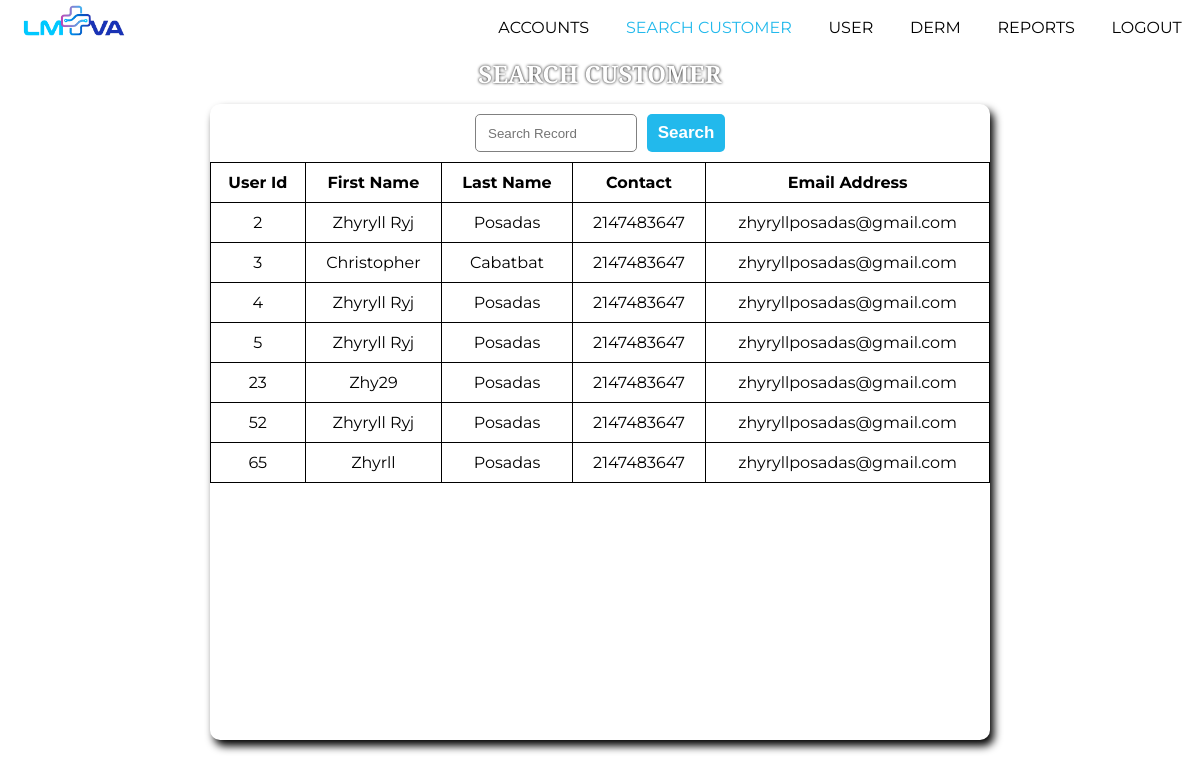
The app's page /adminSearch.php with its own data.
### tables this page shows
CREATE TABLE `registeredaccount` (
  `user_id` int(4) NOT NULL,
  `username` varchar(255) NOT NULL,
  `fname` varchar(255) NOT NULL,
  `lname` varchar(255) NOT NULL,
  `contact` int(4) NOT NULL,
  `email` varchar(255) NOT NULL,
  `password` varchar(255) NOT NULL
);

### adminSearch.php (the view, shortened to what this page needs)
<!DOCTYPE html>
<html lang="en">
<head>
    <link rel="stylesheet" href="style.css">
</head>
<body>
    <div class="adminHome">
        <div class="adminNav">
            <div class="adminLogo">
                <a href="adminHome.php"><img src="img/lmva-logo.png"></a>
            </div>
            <div class="adminLinks">
                <a href="adminHome.php" class="navigation">ACCOUNTS</a>
                <a href="adminSearch.php" class="navigation" style="color: #22b9ec">SEARCH CUSTOMER</a>
                <a href="adminUser.php" class="navigation">USER</a>
                <a href="adminDerm.php" class="navigation">DERM</a>
                <a href="adminReports.php" class="navigation">REPORTS</a>
                <a href="adminLogin.php" class="navigation">LOGOUT</a>
            </div>
        </div>
        <div class="administrator">
            <h2>SEARCH CUSTOMER</h2>
        </div>
    </div>
    <div class="adminBody">
        <form class="adminsTable" method="post">
            <div class="search">
                <input type="text" name="search-cus" placeholder="Search Record">
                <input type="submit" name="submit-cus" value="Search" class="submitCus">
            </div>
            <div class="searchTable">
                <table class="searchCustomer">
                        <tr style="font-weight: bold">
                            <td>User Id</td>
                            <td>First Name</td>
                            <td>Last Name</td>
                            <td>Contact</td>
                            <td>Email Address</td>
                        </tr>
                        <?php
                        include 'db/connection.php';
                        if(isset($_POST['submit-cus'])){
                            $select = mysqli_query($connection, "SELECT * FROM registeredaccount where user_id LIKE '%".$_POST['search-cus']."%' or fname LIKE '%".$_POST['search-cus']."%'
                            or lname LIKE '%".$_POST['search-cus']."%' or email LIKE '%".$_POST['search-cus']."%'");
                        }else{
                            $select = mysqli_query($connection, "SELECT * FROM registeredaccount");
                        }
                        while($result=mysqli_fetch_object($select)){
                        ?>
                        <tr>
                            <td><?=$result->user_id?></td>
                            <td><?=$result->fname?></td>
                            <td><?=$result->lname?></td>
                            <td><?=$result->contact?></td>
                            <td><?=$result->email?></td>
                        </tr>
                        <?php } ?>
                </table>
            </div>
        </form>
    </div>
</body>
</html>

### style.css (style rules this page uses)
body { padding: 0; margin: 0; font-family: 'Montserrat', sans-serif; }
.accRes, tr, td { border: 1px solid; padding: 10px; border-collapse: collapse; color: white; }
.adminHome { flex: 1; display: flex; flex-direction: column; }
.adminNav { background-color: #ffffff; flex: 1; display: flex; flex-direction: row; }
.adminLogo { flex: 1; display: flex; align-items: center; }
.adminLogo img { height: 50px; width: auto; filter: saturate(150%); margin-left: 20px; cursor: pointer; }
.adminLinks { flex: 1.5; display: flex; justify-content: space-around; align-items: center; }
.adminLinks a { padding: 10px; cursor: pointer; border-radius: 5px; color: black; text-decoration: none; font-family: 'Montserrat', sans-serif; }
.administrator { flex: 1; display: flex; justify-content: center; align-items: center; font-family: 'Inria Serif', serif; }
.administrator h2 { text-shadow: 0 0 3px black; line-height: 0; color: white; }
.adminBody { flex: 8; display: flex; justify-content: center; align-items: center; }
.adminsTable { background-color: #fff; width: 65%; height: 90%; border-radius: 10px; margin-top: -50px; display: flex; justify-content: center; align-items: center; flex-direction: column; box-shadow: 4px 6px 8px black; }
.search { flex: 1; border-radius: 10px 10px 0 0; justify-content: center; align-items: center; display: flex; width: 100%; }
.search input { border-radius: 5px; border: 1px solid gray; height: 60%; width: 20%; margin: 0 5px; text-indent: 10px; }
.search .submitCus { width: 10%; height: 65%; cursor: pointer; background-color: #22b9ec; color: white; font-size: 17px; font-weight: bold; border-radius: 5px; border: none; text-indent: 0; }
.searchTable { flex: 10; width: 100%; }
.searchTable table { width: 100%; }
.searchCustomer,tr,td { border: 1px solid; border-collapse: collapse; text-align: center; }
.searchCustomer tr td { color: black; }

### adminSearch.php (style rules this page uses)
body { padding: 0; margin: 0; height: 100vh; display: flex; flex-direction: column; background-size: cover; background-position: center; animation-name: animate; animation-direction: alternate-reverse; animation-duration: 30s; animation-fill-mode: forwards; animation-iteration-count: infinite; animation-play-state: running; animation-timing-function: ease-in-out; }

### records on screen
registeredaccount: user_id "2", fname "Zhyryll Ryj", lname "Posadas", contact "2147483647", email "zhyryllposadas@gmail.com"
registeredaccount: user_id "3", fname "Christopher", lname "Cabatbat", contact "2147483647", email "zhyryllposadas@gmail.com"
registeredaccount: user_id "4", fname "Zhyryll Ryj", lname "Posadas", contact "2147483647", email "zhyryllposadas@gmail.com"
registeredaccount: user_id "5", fname "Zhyryll Ryj", lname "Posadas", contact "2147483647", email "zhyryllposadas@gmail.com"
registeredaccount: user_id "23", fname "Zhy29", lname "Posadas", contact "2147483647", email "zhyryllposadas@gmail.com"
registeredaccount: user_id "52", fname "Zhyryll Ryj", lname "Posadas", contact "2147483647", email "zhyryllposadas@gmail.com"
registeredaccount: user_id "65", fname "Zhyrll", lname "Posadas", contact "2147483647", email "zhyryllposadas@gmail.com"
